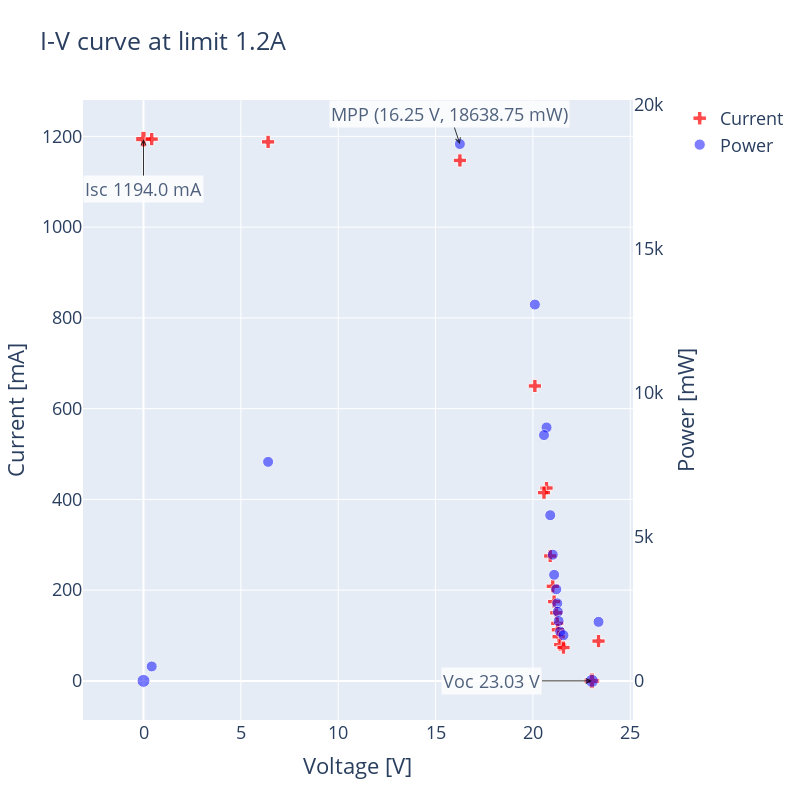

The notebook cell this image was saved under:
### Code cell
# Read the data into a pandas dataframe
df2 = pd.read_csv('./data/CSV1-2.csv')
df2.columns = ['voltage', 'current', 'Power', 'limit']
df2.columns


limit = 1.2
df2 = df2[df2['limit'] == limit]
# Find max power row
max_power_row = df2[df2['Power'] == df2['Power'].max()]

df2['marker_size'] = 11

# Make marker_size of the first and last row equal 12
df2['marker_size'].iloc[0] = 13
df2['marker_size'].iloc[-1] = 13
dfi = df2

# Using plotly, plot the data with the following specifications:
# A scatter plot with X-axis being voltage, left y-axis being current, and right y-axis being power. 
# Use the dfi dataframe.
# Make the title IV-PV curve at intensity level 3
# Make the x-axis title Voltage (V)
# Make the left y-axis title Current (A)
# Make the right y-axis title Power (W)
# Make the width and height of the plot 800x800
# Current-Voltage datapoint markers should be red
# Power-Voltage datapoint markers should be blue
# The first and last datapoints of the current-voltage curve should be green and 2 sizes bigger


fig = sp.make_subplots(specs=[[{"secondary_y": True}]])
fig.add_trace(go.Scatter(x=dfi['voltage'], y=dfi['current'], mode='markers', name='Current', marker=dict(color='red', size=dfi['marker_size'], symbol='cross')), secondary_y=False)
fig.add_trace(go.Scatter(x=dfi['voltage'], y=dfi['Power'], mode='markers', name='Power', marker=dict(color='blue', size=dfi['marker_size'], opacity=0.5)), secondary_y=True)
fig.update_layout(title=f'I-V curve at limit {limit}A', xaxis_title='Voltage [V]', yaxis_title='Current [mA]', yaxis2_title='Power [mW]')
fig.update_layout(width=800, height=800)
fig.update_layout(font=dict(size=18))
# Annotation for first and last datapoint
fig.add_annotation(
    x=dfi['voltage'].iloc[0], y=dfi['current'].iloc[0],
    yref='y',
    ax=0, ay=50,
    text=f"Isc {dfi['current'].iloc[0]} mA",
    showarrow=True,
    arrowhead=5,
    arrowsize=1,
    arrowwidth=1,
    arrowcolor='black',
    bgcolor='white',
    opacity=0.8,
    font=dict(size=18),
)
fig.add_annotation(
    x=dfi['voltage'].iloc[-1], y=dfi['current'].iloc[-1],
    ax=-100, ay=0,
    yref='y',
    text=f"Voc {dfi['voltage'].iloc[-1]} V",
    showarrow=True,
    arrowhead=5,
    arrowsize=1,
    arrowwidth=1,
    arrowcolor='black',
    bgcolor='white',
    opacity=0.8,
    font=dict(size=18),
)
# Add annotation for the point of maximum power
fig.add_annotation(
    x=max_power_row['voltage'].iloc[0], y=max_power_row['Power'].iloc[0],
    yref='y2',
    text=f"MPP\n({max_power_row['voltage'].iloc[0]} V, {max_power_row['Power'].iloc[0]} mW)",
    showarrow=True,
    arrowhead=5,
    arrowsize=1,
    arrowwidth=1,
    arrowcolor='black',  # You can choose a different color
    bgcolor='white',
    opacity=0.8,
    font=dict(size=18),
)
fig['layout']['yaxis2']['showgrid'] = False
fig.show()
fig.write_html(f'./plots/IV_curve_limit_{int(limit*1000)}.html')
fig.write_image(f'./plots/IV_curve_limit_{int(limit*1000)}.png')

### Figure 1 — Plotly figure (JSON) as saved in the notebook; plotly's stock layout.template omitted (floating-point values rounded to 4 significant figures)
{"data": [{"marker": {"color": "red", "size": [13, 11, 11, 11, 11, 11, 11, 11, 11, 11, 11, 11, 11, 11, 11, 11, 11, 13], "symbol": "cross"}, "mode": "markers", "name": "Current", "type": "scatter", "x": [0, 0.42, 6.4, 16.25, 20.1, 20.7, 20.57, 20.89, 21.02, 21.09, 21.2, 21.25, 21.28, 21.32, 23.37, 21.4, 21.57, 23.03], "xaxis": "x", "y": [1194, 1194, 1188, 1147, 650, 425, 414.8, 275.3, 208.4, 174.6, 150, 126.7, 112.7, 97.4, 87.7, 79.9, 73.4, 0], "yaxis": "y"}, {"marker": {"color": "blue", "opacity": 0.5, "size": [13, 11, 11, 11, 11, 11, 11, 11, 11, 11, 11, 11, 11, 11, 11, 11, 11, 13]}, "mode": "markers", "name": "Power", "type": "scatter", "x": [0, 0.42, 6.4, 16.25, 20.1, 20.7, 20.57, 20.89, 21.02, 21.09, 21.2, 21.25, 21.28, 21.32, 23.37, 21.4, 21.57, 23.03], "xaxis": "x", "y": [0, 501.5, 7603.0, 18640.0, 13065, 8798.0, 8532.0, 5751.0, 4381.0, 3682.0, 3180, 2692.0, 2398.0, 2077.0, 2050.0, 1710.0, 1583.0, 0], "yaxis": "y2"}], "layout": {"annotations": [{"arrowcolor": "black", "arrowhead": 5, "arrowsize": 1, "arrowwidth": 1, "ax": 0, "ay": 50, "bgcolor": "white", "font": {"size": 18}, "opacity": 0.8, "showarrow": true, "text": "Isc 1194.0 mA", "x": 0, "y": 1194, "yref": "y"}, {"arrowcolor": "black", "arrowhead": 5, "arrowsize": 1, "arrowwidth": 1, "ax": -100, "ay": 0, "bgcolor": "white", "font": {"size": 18}, "opacity": 0.8, "showarrow": true, "text": "Voc 23.03 V", "x": 23.03, "y": 0, "yref": "y"}, {"arrowcolor": "black", "arrowhead": 5, "arrowsize": 1, "arrowwidth": 1, "bgcolor": "white", "font": {"size": 18}, "opacity": 0.8, "showarrow": true, "text": "MPP\n(16.25 V, 18638.75 mW)", "x": 16.25, "y": 18640.0, "yref": "y2"}], "font": {"size": 18}, "height": 800, "title": {"text": "I-V curve at limit 1.2A"}, "width": 800, "xaxis": {"anchor": "y", "domain": [0, 0.94], "title": {"text": "Voltage [V]"}}, "yaxis": {"anchor": "x", "domain": [0, 1], "title": {"text": "Current [mA]"}}, "yaxis2": {"anchor": "x", "overlaying": "y", "showgrid": false, "side": "right", "title": {"text": "Power [mW]"}}}}
